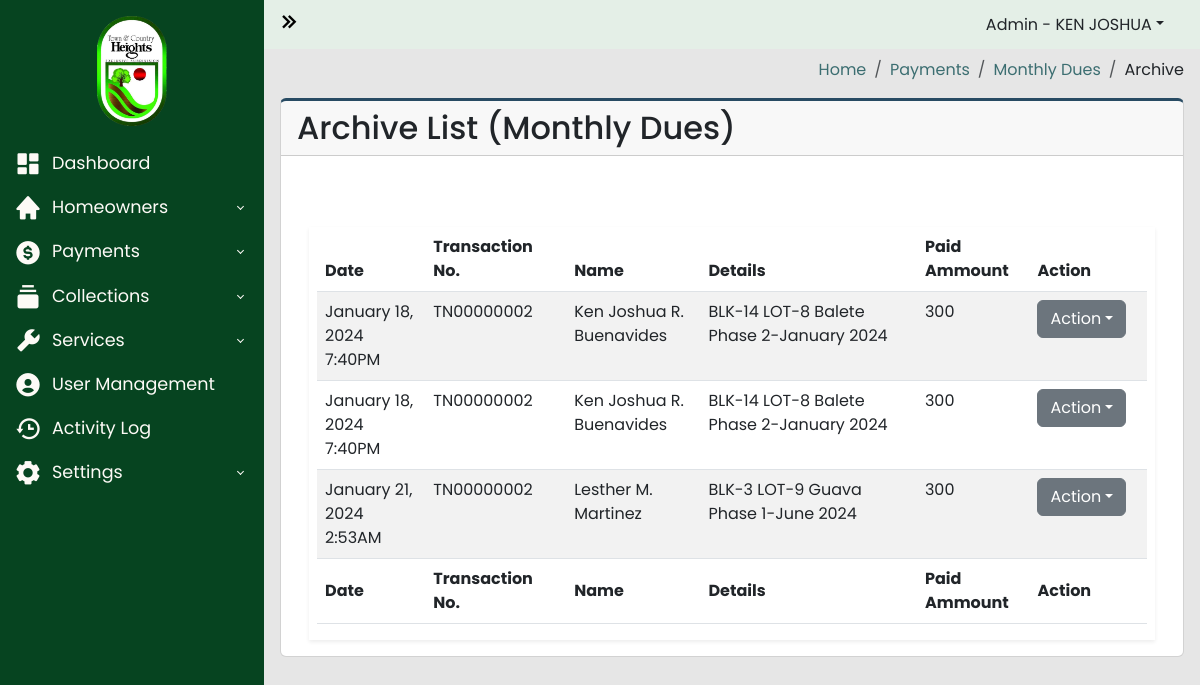
Before: /archive/archive_list_monthly_dues.php (signed in) with the older database file.
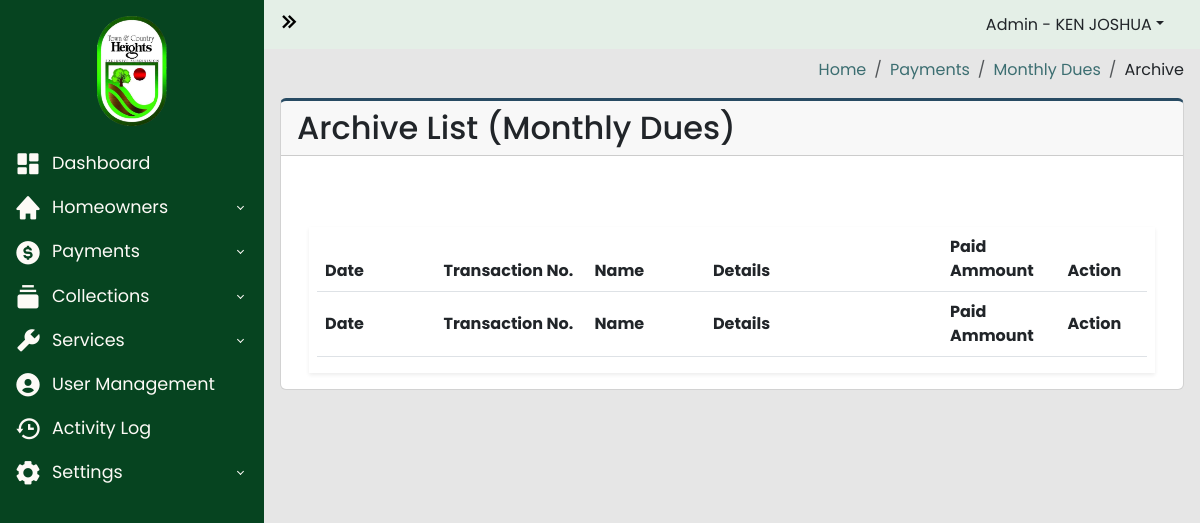
After: the same page with the newer database file.
### tables this page shows
CREATE TABLE `archive_payments_list` (
  `id` int(250) NOT NULL,
  `payment_list_id` int(250) NOT NULL,
  `transaction_number` varchar(250) NOT NULL,
  `homeowners_id` int(250) NOT NULL,
  `property_id` int(250) NOT NULL,
  `collection_id` int(250) NOT NULL,
  `collection_fee_id` int(250) NOT NULL,
  `date_created` datetime NOT NULL,
  `paid` varchar(100) NOT NULL,
  `balance` varchar(100) NOT NULL
);

CREATE TABLE `homeowners_users` (
  `id` int(100) NOT NULL,
  `account_number` varchar(100) NOT NULL,
  `username` varchar(100) NOT NULL,
  `password` varchar(100) NOT NULL,
  `firstname` varchar(100) NOT NULL,
  `lastname` varchar(100) NOT NULL,
  `middle_initial` varchar(100) NOT NULL,
  `email` varchar(100) NOT NULL,
  `phone_number` varchar(100) NOT NULL,
  `blk` varchar(100) NOT NULL,
  `lot` varchar(100) NOT NULL,
  `street` varchar(100) NOT NULL,
  `phase` varchar(100) NOT NULL,
  `status` varchar(100) NOT NULL,
  `tenant_name` varchar(100) NOT NULL
);

CREATE TABLE `property_list` (
  `id` int(100) NOT NULL,
  `homeowners_id` int(100) NOT NULL,
  `blk` varchar(100) NOT NULL,
  `lot` varchar(100) NOT NULL,
  `phase` varchar(100) NOT NULL,
  `street` varchar(100) NOT NULL,
  `tenant` int(100) DEFAULT NULL
);

CREATE TABLE `collection_list` (
  `id` int(255) NOT NULL,
  `property_id` int(200) NOT NULL,
  `owners_id` int(255) NOT NULL,
  `collection_fee_id` int(250) NOT NULL,
  `date_created` datetime NOT NULL,
  `balance` varchar(200) NOT NULL,
  `date_paid` datetime NOT NULL,
  `status` varchar(200) NOT NULL,
  `month` varchar(200) NOT NULL,
  `month_int` varchar(100) NOT NULL,
  `year` varchar(200) NOT NULL,
  `email_status` varchar(100) NOT NULL DEFAULT 'SENT'
);

### archive/archive_list_monthly_dues.php (the view, shortened to what the changed rows need)
<?php
require_once("../includes/header.php");
?>
<?php
$server = new Server;
$server->adminAuthentication();
?>
<body>
  <div class="wrapper">
    <div class="main">
      <main class="content px-3 py-2">
        <div class="card card-border">
          <div class="card-header">
            <h2>Archive List (Monthly Dues)</h2>
          </div>
          <div class="card-body">
            <div class="container-fluid">
              <section class="main-content">
                <div class="row">
                  <div class="col-xs-12">
                    <div class="box">
                      <div class="body-box shadow-sm">
                        <div class="table-responsive mx-2">
                          <table id="archiveMonthlyDuesTable" class="table table-striped" style="width:100%">
                            <thead>
                              <tr>
                                <th width="10%">Date</th>
                                <th width="10%">Transaction No.</th>
                                <th width="10%">Name</th>
                                <th width="20%">Details</th>
                                <th width="5%">Paid Ammount</th>
                                <th scope="col" width="5%">Action</th>
                              </tr>
                            </thead>
                            <tbody>
                              <?php
                              $query = "SELECT
                                archive_payments_list.transaction_number,
                                archive_payments_list.id as payment_id,
                                archive_payments_list.date_created as date_paid,
                                archive_payments_list.collection_fee_id,
                                archive_payments_list.paid,
                                homeowners_users.firstname,
                                homeowners_users.middle_initial,
                                homeowners_users.lastname,
                                property_list.blk as property_blk,
                                property_list.lot as property_lot,
                                property_list.street as property_street,
                                property_list.phase as property_phase,
                                collection_list.month as collection_month,
                                collection_list.year as collection_year
                                FROM archive_payments_list
                                INNER JOIN homeowners_users ON archive_payments_list.homeowners_id = homeowners_users.id
                                INNER JOIN property_list ON archive_payments_list.property_id = property_list.id
                                INNER JOIN collection_list ON archive_payments_list.collection_id = collection_list.id
                                INNER JOIN collection_fee ON archive_payments_list.collection_fee_id = collection_fee.id
                                ";
                              $connection = $server->openConn();
                              $stmt = $connection->prepare($query);
                              $stmt->execute();
                              if ($stmt->rowCount() > 0) {
                                while ($result = $stmt->fetch()) {
                                  $date_paid = $result['date_paid'];
                                  $transaction_number = $result['transaction_number'];
                                  $firstname = $result['firstname'];
                                  $middle_initial = $result['middle_initial'];
                                  $lastname = $result['lastname'];
                                  $blk = $result['property_blk'];
                                  $lot = $result['property_lot'];
                                  $street = $result['property_street'];
                                  $phase = $result['property_phase'];
                                  $collection_month = $result['collection_month'];
                                  $collection_year = $result['collection_year'];
                                  $paid_amount = $result['paid'];
                              ?>
                                  <tr>
                                    <td><?php echo date("F j, Y g:iA", strtotime($date_paid)); ?></td>
                                    <td><?php echo $transaction_number; ?></td>
                                    <td><?php echo $firstname . " " . $middle_initial . " " . $lastname; ?></td>
                                    <td><?php echo "BLK-" . $blk . " LOT-" . $lot . " " . $street . " " . $phase."-".$collection_month." ".$collection_year; ?></td>
                                    <td><?php echo $paid_amount; ?></td>
                                    <td>
                                      <div class="dropdown">
                                        <a href="#" class="btn btn-secondary dropdown-toggle" data-bs-toggle="dropdown">Action</a>
                                      </div>
                                    </td>
                                  </tr>
                              <?php
                                }
                              }
                              ?>
                            </tbody>
                            <tfoot>
                              <tr>
                                <th width="10%">Date</th>
                                <th width="10%">Transaction No.</th>
                                <th width="10%">Name</th>
                                <th width="20%">Details</th>
                                <th width="5%">Paid Ammount</th>
                                <th scope="col" width="5%">Action</th>
                              </tr>
                            </tfoot>
                          </table>
                        </div>
                      </div>
                    </div>
                  </div>
                </div>
              </section>
            </div>
          </div>
        </div>
      </main>
    </div>
  </div>
  <?php
  include("../includes/footer.php");
  ?>

Changed rows visible on the page:
removed archive_payments_list: date_created "January 18, 2024 7:40PM", transaction_number "TN00000002", homeowners_users.firstname "Ken Joshua", homeowners_users.middle_initial "R.", homeowners_users.lastname "Buenavides", property_list.blk "14", property_list.lot "8", property_list.street "Balete", property_list.phase "Phase 2", collection_list.month "January", collection_list.year "2024", paid "300"
removed archive_payments_list: date_created "January 18, 2024 7:40PM", transaction_number "TN00000002", homeowners_users.firstname "Ken Joshua", homeowners_users.middle_initial "R.", homeowners_users.lastname "Buenavides", property_list.blk "14", property_list.lot "8", property_list.street "Balete", property_list.phase "Phase 2", collection_list.month "January", collection_list.year "2024", paid "300"
removed archive_payments_list: date_created "January 21, 2024 2:53AM", transaction_number "TN00000002", homeowners_users.firstname "Lesther", homeowners_users.middle_initial "M.", homeowners_users.lastname "Martinez", property_list.blk "3", property_list.lot "9", property_list.street "Guava", property_list.phase "Phase 1", collection_list.month "June", collection_list.year "2024", paid "300"
